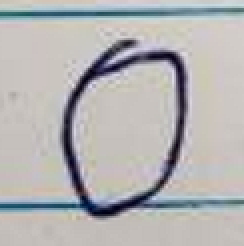
#> input picture PythonProject10/data/school_digits/0/img.png, 122 x 123 px, found by its file name (shown 2 times larger); its folder holds only this picture in this run
$ python school_digits_data_preparation.py
#> lines starting #> are read from the running program, lines starting #| are printed output that depends on the picture
import os
import cv2
import numpy as np
from sklearn.model_selection import train_test_split

def prepare_school_digits_data(base_path, test_size=0.2, random_state=42):
#> called with test_size = 0.2, random_state = 42
    images = []
    labels = []
    for digit in range(10):
        digit_path = os.path.join(base_path, str(digit))
        for img_name in os.listdir(digit_path):
            img_path = os.path.join(digit_path, img_name)
            img = cv2.imread(img_path, cv2.IMREAD_GRAYSCALE) # Convert to grayscale
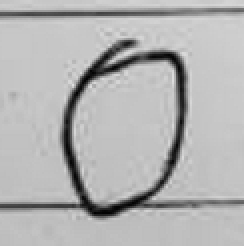
#> img: shape (123, 122) (shown 2 times larger); min 1, max 223, mean 178.3
            img = cv2.resize(img, (28, 28)) # Resize to 28x28
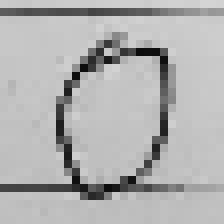
#> img: shape (28, 28) (shown 8 times larger); min 12, max 212, mean 176.9
            img = img.astype("float32") / 255.0 # Normalize to [0, 1]
            img = np.expand_dims(img, -1) # Reshape for CNN input (28, 28, 1)
            images.append(img)
            labels.append(digit)
#> pass 2 of the loop in prepare_school_digits_data, `for digit in range(10):`:
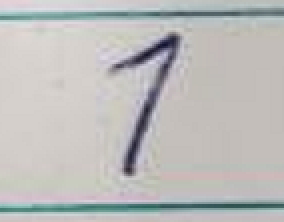
#> input picture PythonProject10/data/school_digits/1/img.png, 142 x 111 px, found by its file name (shown 2 times larger)
#> in prepare_school_digits_data, `img = cv2.imread(img_path, cv2.IMREAD_GRAYSCALE)`:
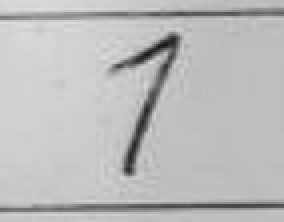
#> img: shape (111, 142) (shown 2 times larger); min 18, max 222, mean 187.8
#> in prepare_school_digits_data, `img = cv2.resize(img, (28, 28))`:
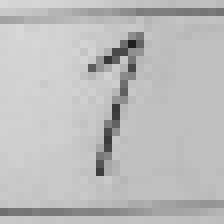
#> img: shape (28, 28) (shown 8 times larger); min 32, max 216, mean 188.1
#> pass 3 of the loop in prepare_school_digits_data, `for digit in range(10):`:
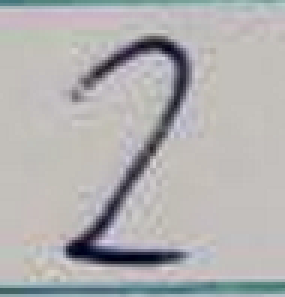
#> input picture PythonProject10/data/school_digits/2/img.png, 95 x 99 px, found by its file name (shown 3 times larger)
#> in prepare_school_digits_data, `img = cv2.imread(img_path, cv2.IMREAD_GRAYSCALE)`:
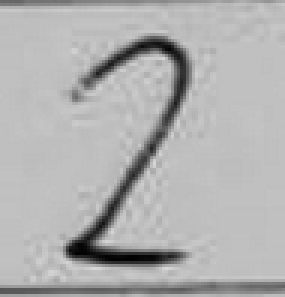
#> img: shape (99, 95) (shown 3 times larger); min 2, max 214, mean 176.4
#> in prepare_school_digits_data, `img = cv2.resize(img, (28, 28))`:
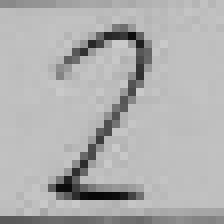
#> img: shape (28, 28) (shown 8 times larger); min 7, max 202, mean 175.8
#> the loop made 5 passes; the first 3 are shown

    X = np.array(images)
    y = np.array(labels)

    X_train, X_test, y_train, y_test = train_test_split(X, y, test_size=test_size, random_state=random_state, stratify=y)

    print("School digits data preparation complete.")
    print(f"X_school_train shape: {X_train.shape}")
    print(f"y_school_train shape: {y_train.shape}")
    print(f"X_school_test shape: {X_test.shape}")
    print(f"y_school_test shape: {y_test.shape}")

    return X_train, y_train, X_test, y_test

if __name__ == '__main__':
#> (the run stopped early here; a loop or call above may not have finished)
